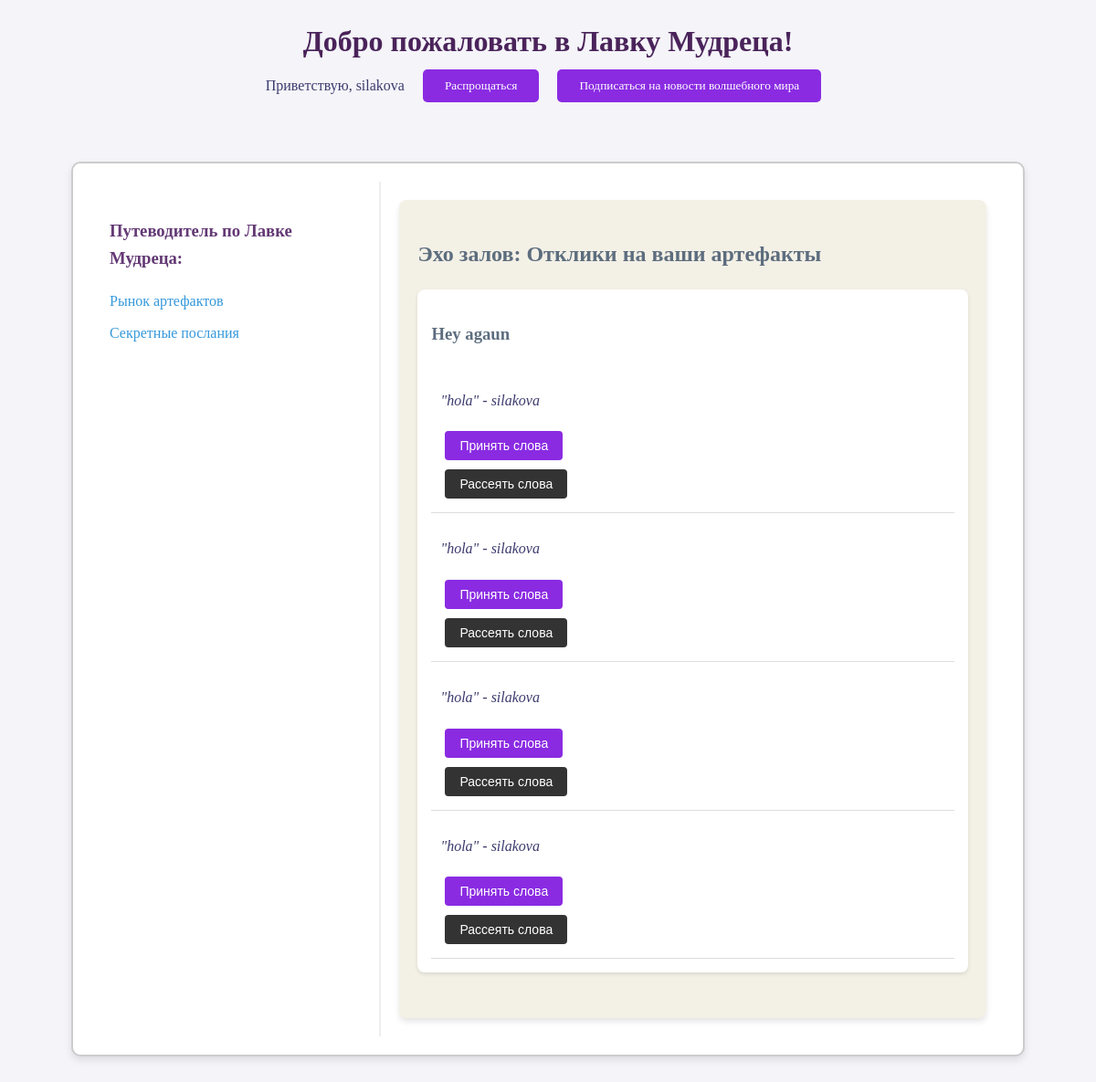
/my_responses/ (signed in), run on an earlier commit of the app's database.
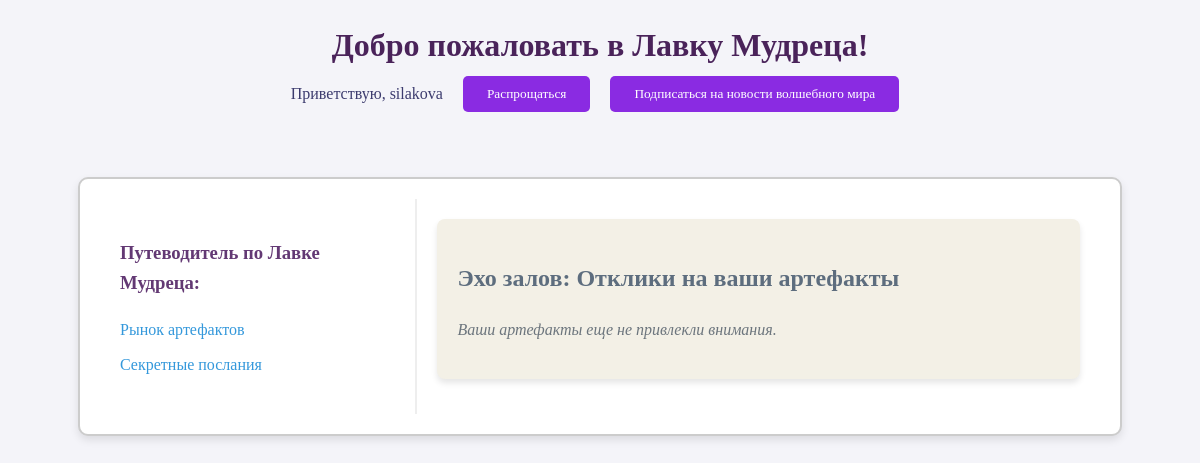
And on a later commit of the database.
### fan_site_app/models.py (models this page shows, shortened)
class Advertisement(models.Model):
    user = models.ForeignKey(User, on_delete=models.CASCADE)
    title = models.CharField(max_length=100)
    content = RichTextField()
    media = models.FileField(upload_to='media/', blank=True, null=True)
    category_choices = [
        ('Танки', 'Танки'),
        ('Хилы', 'Хилы'),
        ('ДД', 'ДД'),
        ('Торговцы', 'Торговцы'),
        ('Гилдмастеры', 'Гилдмастеры'),
        ('Квестгиверы', 'Квестгиверы'),
        ('Кузнецы', 'Кузнецы'),
        ('Кожевники', 'Кожевники'),
        ('Зельевары', 'Зельевары'),
        ('Мастера заклинаний', 'Мастера заклинаний'),
    ]
    category = models.CharField(max_length=50, choices=category_choices)
    is_published = models.BooleanField(default=False)
    likes = models.ManyToManyField(User, related_name='liked_advertisements', blank=True)

class Response(models.Model):
    STATUS_CHOICES = [
        ('pending', 'Pending'),
        ('accepted', 'Accepted'),
        ('rejected', 'Rejected')
    ]
    advertisement = models.ForeignKey(Advertisement, related_name='responses', on_delete=models.CASCADE)
    respondent = models.ForeignKey(User, on_delete=models.CASCADE)
    content = models.TextField()
    created_at = models.DateTimeField(auto_now_add=True)
    status = models.CharField(max_length=10, choices=STATUS_CHOICES, default='pending')

### fan_site_app/views.py (the view)
# urls.py: path('my_responses/', my_responses, name='my_responses'),
@login_required
def my_responses(request):
    user = request.user
    advertisements = Advertisement.objects.filter(user=user).prefetch_related('responses__respondent')
    return render(request, 'my_responses.html', {'advertisements': advertisements})

### fan_site_app/templates/fan_site_app/my_responses.html (shortened to what this page needs)
{% extends 'base.html' %}
{% block content %}
<div class="responses-container">
    <h2>Эхо залов: Отклики на ваши артефакты</h2>
    {% if advertisements %}
        {% for advertisement in advertisements %}
            <div class="advertisement-responses">
                <h3>{{ advertisement.title }}</h3>
                {% for response in advertisement.responses.all %}
                    <div class="response">
                        <p class="response-content">"{{ response.content }}" - <em>{{ response.respondent.username }}</em></p>
                        <div class="response-actions">
                            <form action="{% url 'accept_response' response.id %}" method="post">
                                <button class="accept-button" type="submit">Принять слова</button>
                            </form>
                            <form action="{% url 'delete_response' response.id %}" method="post">
                                <button class="delete-button" type="submit">Рассеять слова</button>
                            </form>
                        </div>
                    </div>
                {% empty %}
                    <p class="no-responses">Эхо затихло, откликов нет.</p>
                {% endfor %}
            </div>
        {% endfor %}
    {% else %}
        <p class="no-advertisements">Ваши артефакты еще не привлекли внимания.</p>
    {% endif %}
</div>
{% endblock %}

### fan_site_app/templates/base.html (shortened to what this page needs)
<!DOCTYPE html>
<html lang="ru">
<head>
</head>
<body>
    <header class="header">
        <h1>Добро пожаловать в Лавку Мудреца!</h1>
        <div class="user-info">
            {% if user.is_authenticated %}
                <p>Приветствую, {{ user.username }}</p>
                <form action="{% url 'logout' %}" method="post">
                    <button class="logout-btn" type="submit">Распрощаться</button>
                </form>
            {% endif %}
            <form action="{% url 'send_newsletter' %}" method="post" style="display: inline;">
                <button class="subscribe-btn" type="submit">Подписаться на новости волшебного мира</button>
            </form>
        </div>
    </header>
    <div class="container">
        <div class="sidebar">
            <h3>Путеводитель по Лавке Мудреца:</h3>
            <ul>
                <li><a href="{% url 'all_advertisements' %}">Рынок артефактов</a></li>
                <li><a href="{% url 'my_responses' %}">Секретные послания</a></li>
            </ul>
        </div>
        <div class="content">
            {% block content %}{% endblock %}
        </div>
    </div>
</body>
</html>

### fan_site_app/templates/base.html (style rules this page uses)
body { font-family: 'Cardo', serif; background-color: #f4f4f9; color: #3c3b6e; margin: 0; padding: 0; line-height: 1.6; }
.container { max-width: 1000px; margin: 40px auto; padding: 20px; display: flex; background-color: #fff; border: 2px solid #ccc; border-radius: 10px; box-shadow: 0 4px 8px rgba(0,0,0,0.1); }
.header { text-align: center; width: 100%; padding: 20px 0; }
.header h1 { font-family: 'Cardo', serif; color: #4A235A; margin: 0; }
.sidebar, .content { padding: 20px; }
.sidebar { width: 30%; border-right: 2px solid #eee; }
.content { width: 70%; }
h1, h2, h3 { color: #5D6D7E; }
a { color: #3498DB; text-decoration: none; }
.sidebar h3 { font-family: 'Cardo', serif; color: #633974; }
.sidebar ul { list-style-type: none; padding: 0; }
.sidebar li { margin-bottom: 10px; }
.logout-btn, .subscribe-btn { background-color: #8A2BE2; color: white; padding: 10px 24px; border: none; border-radius: 5px; cursor: pointer; transition-duration: 0.4s; font-family: 'Palatino', 'Palatino Linotype', serif; display: inline-block; }
.user-info { display: flex; justify-content: center; align-items: center; flex-wrap: wrap; }
.user-info p { margin: 0; margin-right: 10px; }
.user-info form { margin: 5px 10px; }

### fan_site_app/templates/fan_site_app/my_responses.html (style rules this page uses)
.responses-container { background-color: #f3f0e6; padding: 20px; border-radius: 8px; box-shadow: 0 4px 6px rgba(0,0,0,0.1); }
.no-responses, .no-advertisements { font-style: italic; color: #6c757d; }

What changed in the data, as far as the page shows it:
removed Advertisement: title "Hey agaun"
removed Response: content "hola", respondent.username "silakova"
removed Response: content "hola", respondent.username "silakova"
removed Response: content "hola", respondent.username "silakova"
removed Response: content "hola", respondent.username "silakova"
Also different on the page:
text now shown: "Ваши артефакты еще не привлекли внимания."
